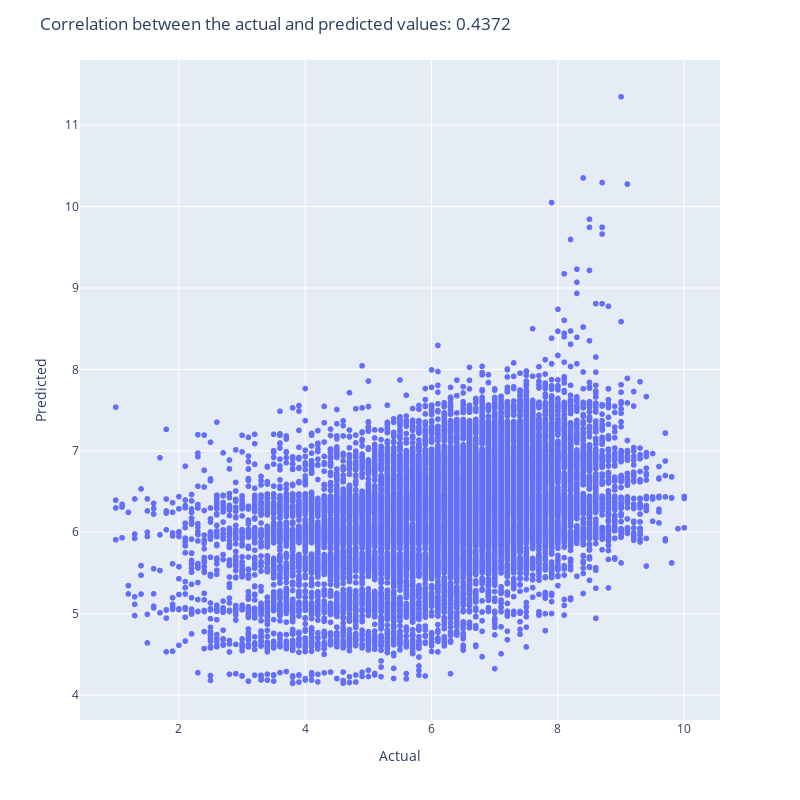

The notebook cell saved with this chart:
### Code cell
lasso_params = {'cv':5}
lasso_mse, lasso_pred, lasso = functions.regression_scale_fit_mse(LassoCV, lasso_params, X_train, y_train, X_test, y_test)
functions.draw_actual_vs_predicted(y_test, lasso_pred)

### Figure 1 — Plotly figure (JSON) as saved in the notebook; plotly's stock layout.template omitted (floating-point values rounded to 4 significant figures; data arrays with more than 128 entries replaced by an {"elided": "..."} marker saying what was removed)
{"data": [{"hovertemplate": "x=%{x}<br>y=%{y}<extra></extra>", "legendgroup": "", "marker": {"color": "#636efa", "symbol": "circle"}, "mode": "markers", "name": "", "showlegend": false, "type": "scattergl", "x": {"elided": "23123 float values"}, "xaxis": "x", "y": {"elided": "23123 float values"}, "yaxis": "y"}], "layout": {"height": 800, "legend": {"tracegroupgap": 0}, "margin": {"t": 60}, "title": {"text": "Correlation between the actual and predicted values: 0.4372"}, "width": 800, "xaxis": {"anchor": "y", "domain": [0, 1], "title": {"text": "Actual"}}, "yaxis": {"anchor": "x", "domain": [0, 1], "title": {"text": "Predicted"}}}}
